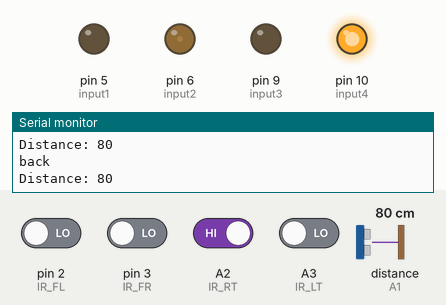
A sketch run on a simulated Arduino Uno, built with avr-gcc and run on an emulated ATmega328P. Parts: output pins drawn as LEDs (lit = HIGH), the last lines printed to the serial monitor. The inputs (shaded band) are chosen by the test bench; at power-on: A2 (IR_RT) HIGH, A3 (IR_LT), pin 2 (IR_FL), pin 3 (IR_FR) LOW, distance to the obstacle (sensor on A1) 80 cm. The echo pulse lasts 58.3 µs per cm.

Above: at 6.2 s.
6.3 s: A3 (IR_LT) driven HIGH
At 7.5 s:
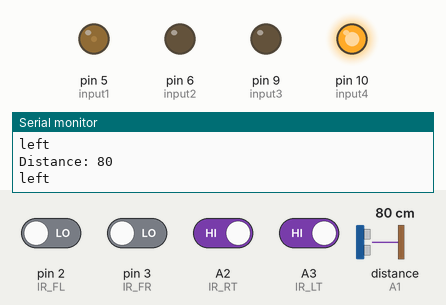
7.8 s: distance to the obstacle (sensor on A1) set to 43 cm
9.3 s: distance to the obstacle (sensor on A1) set to 36 cm
At 10.5 s:
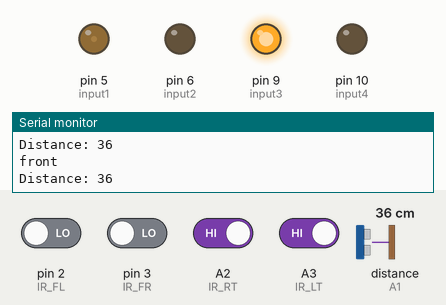
10.8 s: pin 2 (IR_FL) driven HIGH
At 11.1 s:
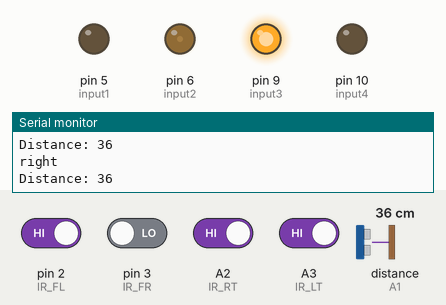
12.3 s: A2 (IR_RT) driven LOW
At 13.6 s:
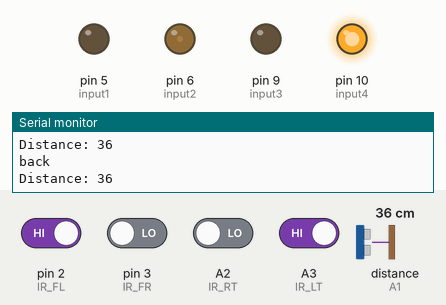
15.3 s: A2 (IR_RT) driven HIGH
At 15.8 s:
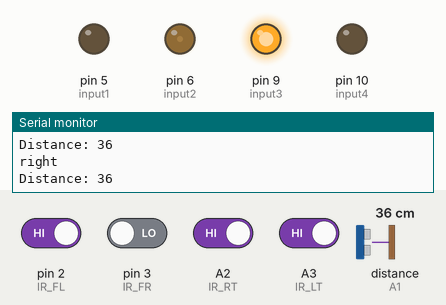
Timing chart, 0 to 17.8 s (numbered marks = the images above; inputs shaded):
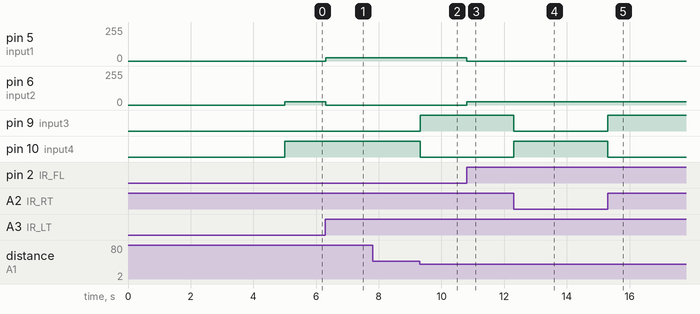

Measured:
- the behaviour switches between 40 and 39 cm on distance to the obstacle (sensor on A1) (found by bisection; images 1 and 2)
- after the input at 6.3 s, pin 5 (input1): 0/255 → 24/255 at once; pin 6 (input2): 24/255 → 0/255 at once
- after the input at 9.3 s, pin 9 (input3): LOW → HIGH at once; pin 10 (input4): HIGH → LOW at once
- after the input at 10.8 s, pin 5 (input1): 24/255 → 0/255 at once; pin 6 (input2): 0/255 → 24/255 at once
- after the input at 12.3 s, pin 9 (input3): HIGH → LOW at once; pin 10 (input4): LOW → HIGH at once
- after the input at 15.3 s, pin 9 (input3): LOW → HIGH at once; pin 10 (input4): HIGH → LOW at once

The sketch:

motion.ino
```cpp
#include <Ultrasonic.h>
#define IR_FR 3  //front right ir
#define IR_FL 2  //front left ir
#define IR_RT A2  //right top ir
#define IR_LT A3  //left top ir
#define input1 5  //input of
#define input2 6 //      motor
#define input3 9 //         driver
#define input4 10 //             PWM pins
Ultrasonic ultrasonic(A0,A1); //trig,echo
int power = 255;
long duration;
int distance;
bool at_start = true;

void setup()
{
  Serial.begin(9600); // Starts the serial communication
  pinMode(IR_RT,INPUT);
  pinMode(IR_LT,INPUT);
  pinMode(IR_FL,INPUT);
  pinMode(IR_FR,INPUT);
  pinMode(input1,OUTPUT);
  pinMode(input2,OUTPUT);
  pinMode(input3,OUTPUT);
  pinMode(input4,OUTPUT);
  delay(5000);
}

void forward()
{
  analogWrite(input1, power*1.1);
  analogWrite(input2, 0);
  analogWrite(input3, power);
  analogWrite(input4, 0);
}

void backward()
{
  analogWrite(input1, 0);
  analogWrite(input2, power*1.1);
  analogWrite(input3, 0);
  analogWrite(input4, power);
}

void right()
{
  analogWrite(input1, 0);
  analogWrite(input2, power*1.1);
  analogWrite(input3, power);
  analogWrite(input4, 0);
}

void left()
{
  analogWrite(input1, power*1.1);
  analogWrite(input2, 0);
  analogWrite(input3, 0);
  analogWrite(input4, power);
}

void stopp(){
  analogWrite(input1, 0);
  analogWrite(input2, 0);
  analogWrite(input3, 0);
  analogWrite(input4, 0);
}

void loop()
{
  distance = ultrasonic.read();
  Serial.print("Distance: ");
  Serial.println(distance);
  //delay(200);
  if(digitalRead(IR_RT) == 0 || digitalRead(IR_LT) == 0)
  {
    backward();
    Serial.println("back");
    return;
  }
  if(distance < 40 && digitalRead(IR_FL) != 1 && digitalRead(IR_FR) != 1)
  {
    forward();
    Serial.println("front");
    at_start = false;
  }
  else if(digitalRead(IR_FL) == 1 && digitalRead(IR_FR) == 0)
  {
    right();
    Serial.println("right");
  }
  else if((digitalRead(IR_FL) == 0 && digitalRead(IR_FR) == 1) || at_start)
  {
    left();
    Serial.println("left");
  }
  else
  {
    return;
  }
}
```
